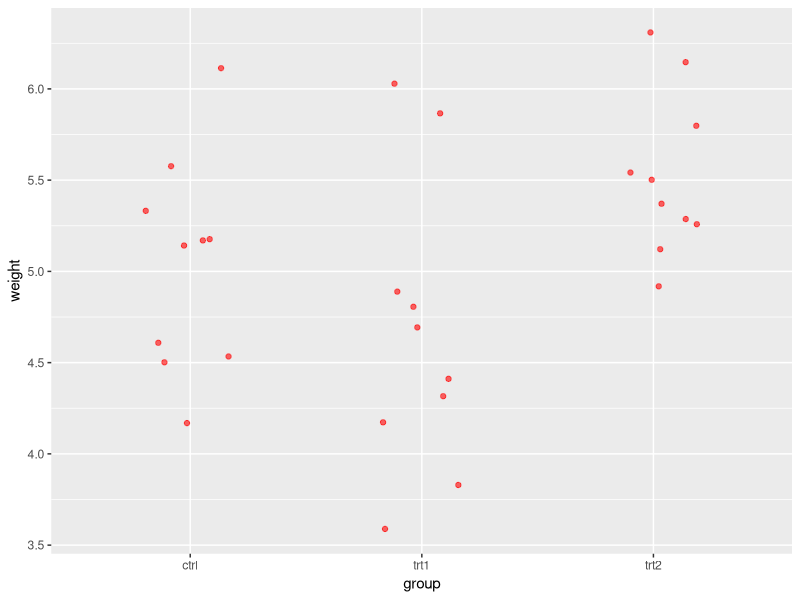
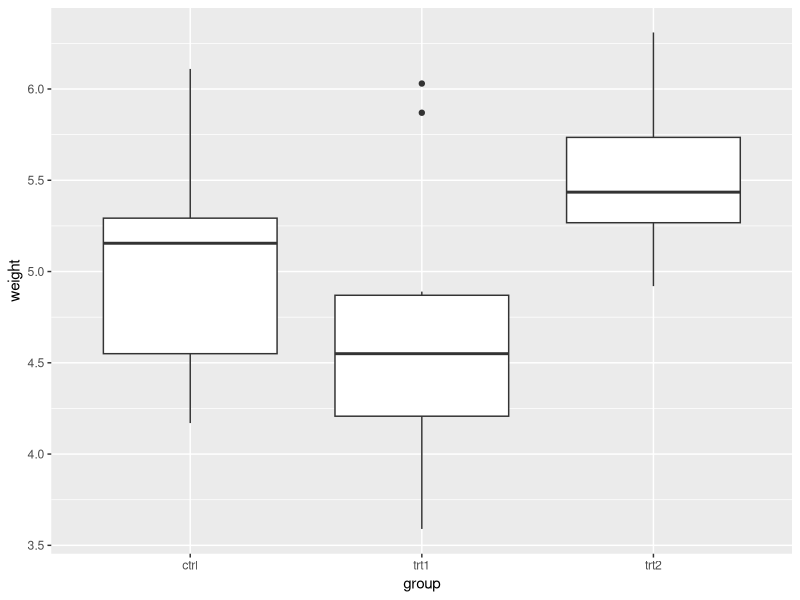
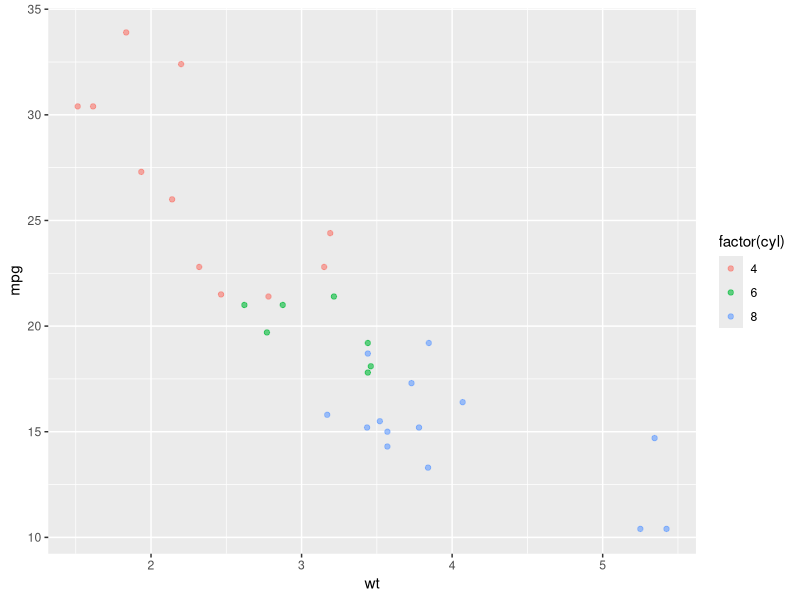

Generate these figures, in order, with R:
# Intro to R
# Rick Scavetta
# 04.12.2019
# Data Analysis with R workshop for ...

# Clear the workspace
rm(list = ls())

# load package
# First, install (only once!)
library(tidyverse)

# Basic R syntax
n <- log2(8) # the log 2 of 8
# <- is the "assign" operator
# you can also use =, but try to avoid this
n # print n to the screen

# A simple workflow ----
# with a built-in dataset
PlantGrowth

# Explore the data set:

# 1 - Summary statistics
# Global mean of ALL weights
mean(PlantGrowth$weight)

# Group-wise means
# %>% the "pipe" operator
# say "... and then ..."
PlantGrowth %>% 
  group_by(group) %>% 
  summarise(avg = mean(weight),
            stdev = sd(weight),
            n_obs = n())

# 2 - Data visualizations
# 3 Essential layers to a plot
# 1 - the data
# 2 - Aesthetic mappings - which variable to MAP onto which scale/axis
# e.g. x, y, color, shape, size, ...
# 3 - Geometry - How the plot will look

# Dotplot
ggplot(PlantGrowth, aes(group, weight, )) +
  geom_jitter(width = 0.2, alpha = 0.6, col = "red")

# Boxplot
ggplot(PlantGrowth, aes(group, weight)) +
  geom_boxplot()

# An example of color as an aesthetic
mtcars # built-in data set about car engines
ggplot(mtcars, aes(x = wt, y = mpg, color = factor(cyl))) +
  geom_point(alpha = 0.6)

# 3 - Hypothesis testing
# t-tests:
# for t-tests typically use t.test() function
# but here, we have three groups and multiple tests
# so here, begin by making a linear model:
Plant_lm <- lm(weight ~ group, data = PlantGrowth)

# Summary() will actually give all the t-tests:
summary(Plant_lm)

# 1-way ANOVA
anova(Plant_lm)

# Element 2: Functions ----
# Anything that happens is because of a function
# i.e. verbs

# Arithmetic operators
# Follow "order of operations"
# BEDMAS - Brackets, Expon, Div, Mult, Add, Sub

# These are different:
2 - 3/4 # 1.25
(2 - 3)/4 # -0.25

# This is a function
34 + 6
# and we can write it in the standard way:
`+`(34, 6)

# make some new objects to work with
n <- 34
p <- 6
typeof(p)
# These operate just like integers
n + p

# What are functions?
# Generic form:
# fun_name(fun_arg1 = ..., fun_arg2 = ...)

# Functions take many forms!
# 1 - Call args by name or positional matching
log2(8) # short form, positional matching
log2(x = 8) # short form, naming
log(x = 8, base = 2) # long form, naming
log(8, 2) # long form, positional matching
log(8, base = 2) # combination positional matching and naming
log(2, x = 8) # confusing!

# 2 - Call args by partial name matching
log(8, b = 2) # partial name matching

# 3 - Funs can have 0 to many uncountable args
# e.g. 0 args
# geom_boxplot()
# n()
# ls()

# 4 - args can be named or unnamed
# e.g. uncountable and unnamed args
# combine
xx <- c(3, 8, 9, 23)
xx

myNames <- c("healthy", "tissue", "quantity")
myNames

# Build a sequence with seq()
seq(from = 1, to = 100, by = 7)

foo1 <- seq(1, 100, 7)
foo1

# Recall we can also use objects that equate to integers
foo2 <- seq(1, n, p)
foo2

# shortcut for a inverval 1 sequence, the : operator "colon"
1:10
seq(1, 10, 1)

# repeat values with rep()
rep(c("A", "B"), 2) # "A" "B" "A" "B"
rep(c("A", "B"), each = 2) # "A" "A" "B" "B"

# some other useful functions:
length(foo1)
range(foo1)

# Math functions ----
# Two broad classes
# 1 - Aggregration functions - 1 value as output
# median, std dev, mean, max, etc ...

# 2 - Transformation functions - same number of output as input
# standardization, log, z-scores, +, -, /, etc ...

# e.g.
foo2 + 100 # transformation
34 + 6 # transformation
foo2 + foo2 # transformation
sum(foo2) + foo2 # agg followed by trans
1:3 + foo2 # trans

# FUNDAMENTAL CONCEPT: VECTOR RECYCLING

1:4 + foo2

# 3 kinds of messages:
# Information - neutral
# Warning - maybe something went wrong, check it out
# Error - Full stop :/

# Element 3: Objects ----
# Anything that exists is an object
# i.e. Nouns

# 3 most common data storage objects
# vectors, lists and data frames

# Vectors - 1-dimensional, homogenous data type
xx
foo1 # 15-element long numeric vector
foo2
myNames # 3-element long character vector
n # 1-element long numeric vector
p

# 4 most common Atomic vector types
# logical - TRUE/FALSE, T/F, 1/0 (aka Boolean, binary)
# integer - whole numbers [-Inf, Inf]
# double - real numbers (aka float) [-Inf, Inf]
# character - Everything (aka strings)

# numeric - generic reference to integer or double

# examine the type
typeof(foo2)

foo3 <- c("Liver", "Brain", "Testes", "Muscle", "Intestine", "Heart")
typeof(foo3)

foo4 <- c(TRUE, FALSE, FALSE, TRUE, TRUE, FALSE)
typeof(foo4)

# Atomic vector type hierarchy and coercion
test <- c(1:10, "bob")
test
typeof(test)
# can't do math on character
mean(test) # wrong type from a contaminating character

# solution: Coercion with an as.*()
# where * is numeric, integer, double, etc...

# coerce and update the vector:
test <- as.numeric(test)

# now you can do math, remove NAs:
mean(test, na.rm = TRUE)

# FUNDAMENTAL PROBLEM - WRONG TYPE!

# Lists - 1-dimensional, heterogenous data types
# e.g.
Plant_lm

length(Plant_lm)

# look at attributes (metadata)
attributes(Plant_lm)

# the names attribute
# each element gets a name
# access with the "accessor" function
names(Plant_lm)

# Access any named element with $ notation
Plant_lm$coefficients
Plant_lm$residuals
Plant_lm$model

# the class attribute
# access with the "accessor" function
typeof(Plant_lm)
class(Plant_lm)
# classes tell other functions in R 
# how to handle this object

# e.g. that's why this gives the t-tests:
summary(Plant_lm)
# contrast to:
summary(PlantGrowth)

# What's the class of PlantGrowth?
class(PlantGrowth)
typeof(PlantGrowth)

# data frames - 2-dimensional, heterogenous
# A data frame is a special class of type list
# where each element is a vector of the same length
# i.e.:
# rows = observations
# columns = variables

names(PlantGrowth)
dim(PlantGrowth) # rows, columns
nrow(PlantGrowth)
ncol(PlantGrowth)

foo.df <- data.frame(foo4, foo3, foo2)
foo.df

# some first things to do:
summary(foo.df)
str(foo.df) # "structure"
glimpse(foo.df) # from dplyr, part of the tidyverse

# dim versus length
dim(foo.df)
length(foo.df) # The number of elements in the list

# access and change names:
names(foo.df) <- myNames
foo.df$healthy

# Element 4: Logical Expressions ----
# Asking and combining TRUE/FALSE questions
# Relational operators for ASKING questions
# == equivalency
# != non-equivalency
# >, < >=, <=
# !x the negation of x, where x is a logical vector

# Logical operators for COMBINING questions
# & AND - must be TRUE in EVERY question
# | OR - must be TRUE in AT LEAST one question
# %in% WITHIN - combine many == with |

# you will ALWAYS get a logical vector as a result

# Use filter to extract rows that match TRUE

# For logical data
# All healthy observations
foo.df %>%
  filter(healthy)

# All unhealthy observations
foo.df %>% 
  filter(!healthy)

# For numeric data
# below quantity of 10
foo.df %>% 
  filter(quantity < 10)

# What actually happened?
foo.df$quantity < 10

# between quantity 10 and 20 (i.e. middle)
foo.df %>% 
  filter(quantity > 10 & quantity < 20)
# alternatively...
foo.df %>% 
  filter(quantity > 10, quantity < 20)

# Meaningless
foo.df %>% 
  filter(quantity > 10 | quantity < 20)

# beyond quantity 10 and 20 (i.e. the tails)
foo.df %>% 
  filter(quantity < 10 | quantity > 20)

# impossible
foo.df %>% 
  filter(quantity < 10 & quantity > 20)

# For character data
# NO pattern matching
# All heart samples
foo.df %>% 
  filter(tissue == "Heart")

# Only heart and liver samples
# ok, but inefficient
foo.df %>% 
  filter(tissue == "Heart" | tissue == "Liver")

# Using a vector
# NEVER do this!
foo.df %>% 
  filter(tissue == c("Heart", "Liver"))
foo.df %>% 
  filter(tissue == c("Liver", "Heart"))
# Because of vector recycling!!!

# The correct way:
foo.df %>% 
  filter(tissue %in% c("Heart", "Liver"))
foo.df %>% 
  filter(tissue %in% c("Liver", "Heart"))

# tail ends and healthy:
foo.df %>% 
  filter((quantity < 10 | quantity > 20), healthy == TRUE)

# Element 5: Indexing ----
# Finding information by position using []

# Vectors - 1-dimensional
foo1
foo1[6] # the 6th value
foo1[p] # the pth value
foo1[length(foo1)] # the last value
foo1[3:p] # the 3rd to the pth value
foo1[p:length(foo1)] # the pth to the last value

# We can use any combination of integers, or
# objects or functions that equate to integers

# BUT... The exciting part is using LOGICAL VECTORS!
# i.e. the result of functions or logical expressions

foo1[foo1 < 50] # all values below 50

# data frames - 2-dimensional
# specify [ <rows> , <columns> ]
foo.df[3,] # All columns, 3rd row
foo.df[,3] # All rows, 3rd column

foo.df[3:p, 3 ] # 3rd to the pth row, only quantity
foo.df[3:p, "quantity"] # 3rd to the pth row, only quantity

foo.df[foo.df$quantity < 10, "tissue"] # tissues with quantity below 10

# Note that this is the same as:
foo.df %>% 
  filter(quantity < 10) %>% 
  select(tissue)

# Element 6: Factor Variables
